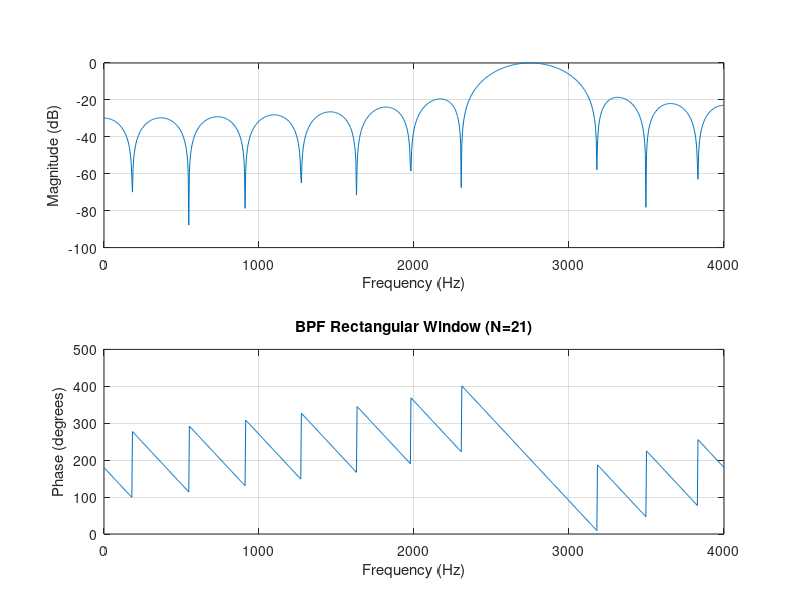
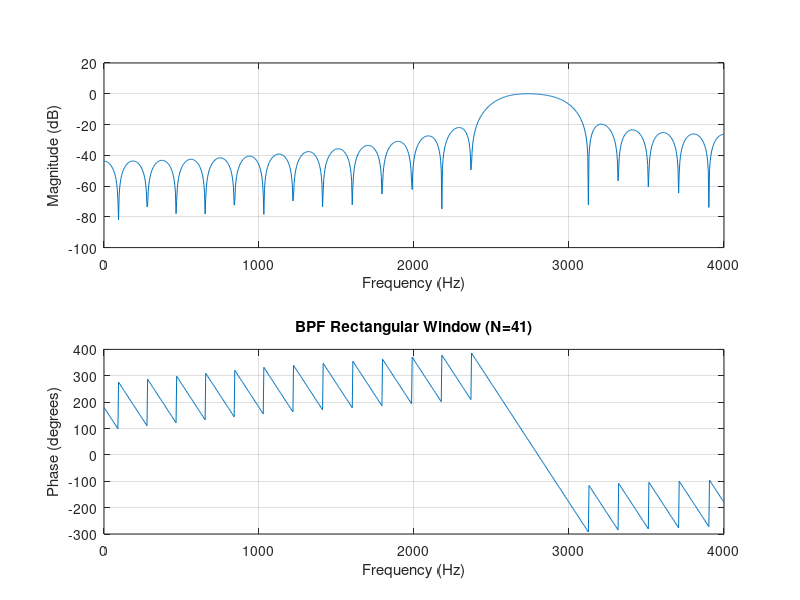

Here is the MATLAB script that generated these plots, in order:
fs = 8000;          % Sampling frequency (Hz)
fc_lp = 2000;       % Low-pass cutoff frequency (Hz)
fc1 = 2500;      % Band-pass lower cutoff (Hz)
fc2 = 3000;      % Band-pass upper cutoff (Hz)

N1 = 21;            % Filter length 21
N2 = 41;            % Filter length 41

b21 = fir1(N1-1, [fc1 fc2]/(fs/2), rectwin(N1));
b41 = fir1(N2-1, [fc1 fc2]/(fs/2), rectwin(N2));

figure;
freqz(b21,1,1024,fs);
title('BPF Rectangular Window (N=21)');

figure;
freqz(b41,1,1024,fs);
title('BPF Rectangular Window (N=41)');
